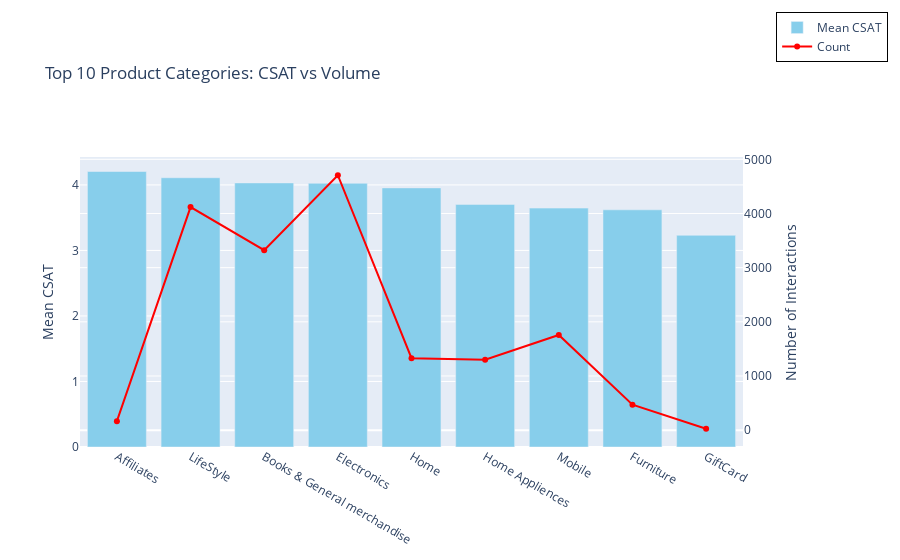

The notebook cell saved with this chart:
### Markdown cell above
#### Chart - 3

### Code cell
# INSIGHT 3: Product Category Impact
import plotly.graph_objects as go

if 'Product_category' in df_clean.columns:
    product_stats = df_clean.groupby('Product_category')['CSAT Score'].agg(['mean','count']).reset_index()
    product_stats = product_stats.sort_values('mean', ascending=False).head(10)
    
    fig = go.Figure()
    
    # Bar for mean CSAT
    fig.add_trace(go.Bar(
        x=product_stats['Product_category'],
        y=product_stats['mean'],
        name='Mean CSAT',
        marker_color='skyblue'
    ))
    
    # Line for count
    fig.add_trace(go.Scatter(
        x=product_stats['Product_category'],
        y=product_stats['count'],
        name='Count',
        yaxis='y2',
        mode='lines+markers',
        line=dict(color='red')
    ))
    
    # Layout with dual Y-axis and legend outside
    fig.update_layout(
        title='Top 10 Product Categories: CSAT vs Volume',
        yaxis=dict(title='Mean CSAT'),
        yaxis2=dict(title='Number of Interactions', overlaying='y', side='right'),
        legend=dict(
            x=1.05,   # Move outside to the right
            y=1.5,
            traceorder="normal",
            bordercolor="Black",
            borderwidth=1
        ),
        margin=dict(r=150)  # Add right margin to accommodate legend
    )
    
    fig.show()

### Figure 1 — Plotly figure (JSON) as saved in the notebook; plotly's stock layout.template omitted (floating-point values rounded to 4 significant figures)
{"data": [{"marker": {"color": "skyblue"}, "name": "Mean CSAT", "type": "bar", "x": ["Affiliates", "LifeStyle", "Books & General merchandise", "Electronics", "Home", "Home Appliences", "Mobile", "Furniture", "GiftCard"], "y": [4.205, 4.109, 4.031, 4.025, 3.955, 3.702, 3.646, 3.62, 3.231]}, {"line": {"color": "red"}, "mode": "lines+markers", "name": "Count", "type": "scatter", "x": ["Affiliates", "LifeStyle", "Books & General merchandise", "Electronics", "Home", "Home Appliences", "Mobile", "Furniture", "GiftCard"], "y": [166, 4118, 3323, 4706, 1328, 1300, 1758, 471, 26], "yaxis": "y2"}], "layout": {"legend": {"bordercolor": "Black", "borderwidth": 1, "traceorder": "normal", "x": 1.05, "y": 1.5}, "margin": {"r": 150}, "title": {"text": "Top 10 Product Categories: CSAT vs Volume"}, "yaxis": {"title": {"text": "Mean CSAT"}}, "yaxis2": {"overlaying": "y", "side": "right", "title": {"text": "Number of Interactions"}}}}
